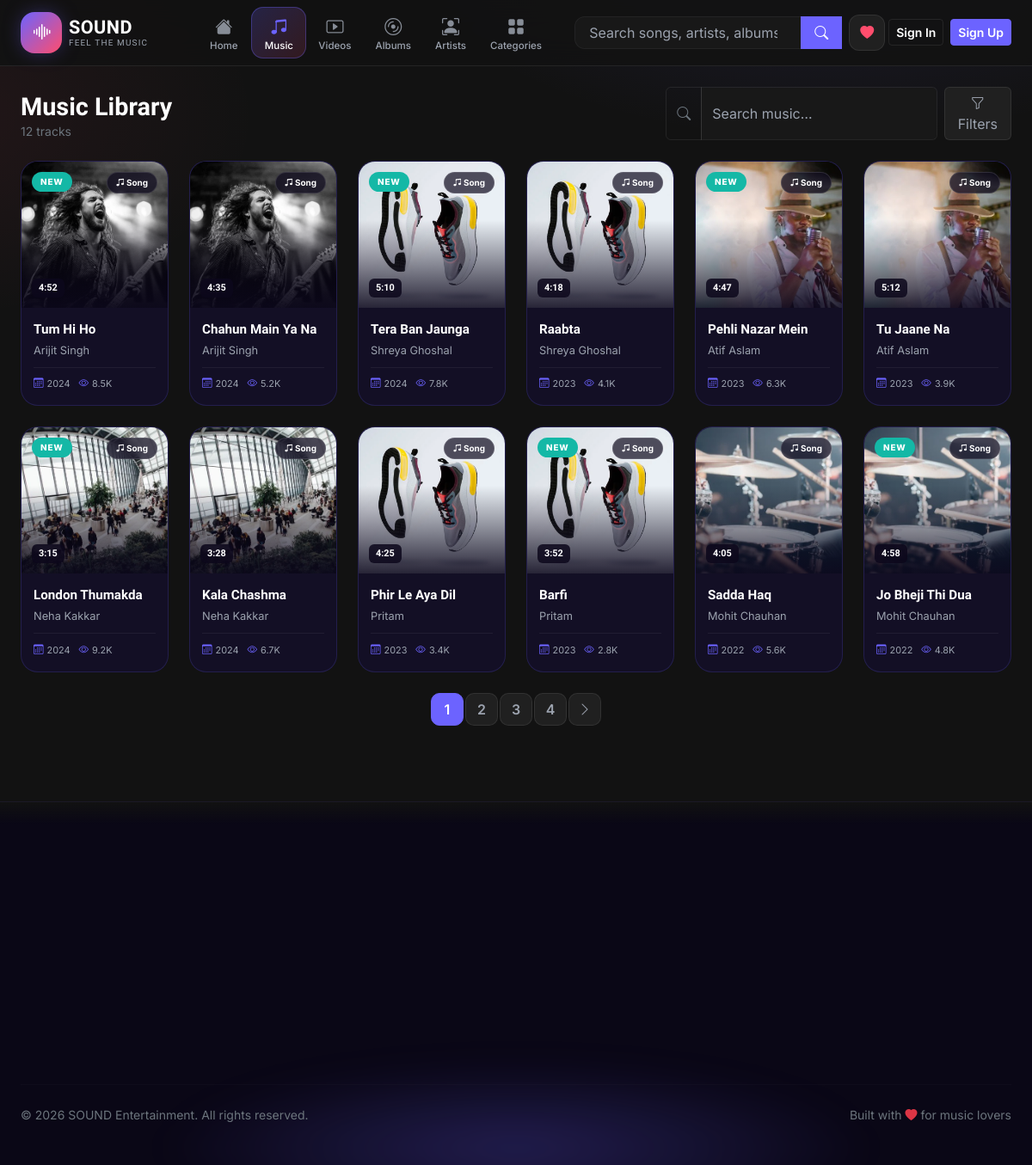
The app's page /music.php with its own data.
### tables this page shows
CREATE TABLE IF NOT EXISTS songs (
  id INT AUTO_INCREMENT PRIMARY KEY,
  title VARCHAR(150) NOT NULL,
  description TEXT DEFAULT NULL,
  image_url VARCHAR(255) DEFAULT NULL,
  audio_url VARCHAR(255) DEFAULT NULL,
  artist_id INT DEFAULT NULL,
  album_id INT DEFAULT NULL,
  genre_id INT DEFAULT NULL,
  language_id INT DEFAULT NULL,
  year INT DEFAULT NULL,
  duration INT DEFAULT NULL,
  is_new TINYINT(1) NOT NULL DEFAULT 0,
  views INT NOT NULL DEFAULT 0,
  created_at TIMESTAMP DEFAULT CURRENT_TIMESTAMP,
  FOREIGN KEY (artist_id) REFERENCES artists(id) ON DELETE SET NULL,
  FOREIGN KEY (album_id) REFERENCES albums(id) ON DELETE SET NULL,
  FOREIGN KEY (genre_id) REFERENCES genres(id) ON DELETE SET NULL,
  FOREIGN KEY (language_id) REFERENCES languages(id) ON DELETE SET NULL
);

CREATE TABLE IF NOT EXISTS artists (
  id INT AUTO_INCREMENT PRIMARY KEY,
  name VARCHAR(150) NOT NULL,
  bio TEXT DEFAULT NULL,
  image_url VARCHAR(255) DEFAULT NULL,
  social_facebook VARCHAR(255) DEFAULT NULL,
  social_twitter VARCHAR(255) DEFAULT NULL,
  social_instagram VARCHAR(255) DEFAULT NULL,
  created_at TIMESTAMP DEFAULT CURRENT_TIMESTAMP
);

### includes/models.php (called while the page is built, shortened)
<?php
require_once __DIR__ . '/functions.php';
function filter_songs(array $f): array {
    $where = []; $params = [];
    $whereSql = $where ? 'WHERE ' . implode(' AND ', $where) : '';
    $sort = $f['sort'] ?? 'newest';
    $order = match($sort) {
        'title' => 's.title ASC',
        'year' => 's.year DESC',
        'views' => 's.views DESC',
        default => 's.created_at DESC',
    };
    $stmt = db()->prepare("SELECT s.*, a.name AS artist_name, al.title AS album_title, g.name AS genre_name, l.name AS language_name
            FROM songs s
            LEFT JOIN artists a ON s.artist_id = a.id
            LEFT JOIN albums al ON s.album_id = al.id
            LEFT JOIN genres g ON s.genre_id = g.id
            LEFT JOIN languages l ON s.language_id = l.id
            $whereSql ORDER BY $order");
    $stmt->execute($params);
    return $stmt->fetchAll();
}

### music.php (the view, shortened to what this page needs)
<?php
require_once __DIR__ . '/includes/functions.php';
require_once __DIR__ . '/includes/models.php';
require_once __DIR__ . '/includes/media_card.php';
$filters = [
    'q' => trim($_GET['q'] ?? ''),
    'artist' => $_GET['artist'] ?? '',
    'genre' => $_GET['genre'] ?? '',
    'language' => $_GET['language'] ?? '',
    'album' => $_GET['album'] ?? '',
    'year' => $_GET['year'] ?? '',
    'sort' => $_GET['sort'] ?? 'newest',
];
$songs = filter_songs($filters);
[$songs, $pagination] = paginate($songs, 12);
render_header('Music', 'music');
?>
<div class="container-fluid px-3 px-lg-4 py-4">
    <div class="d-flex flex-column flex-md-row align-items-md-end justify-content-between gap-3 mb-4">
        <div>
            <h1 class="section-title">Music Library</h1>
            <p class="text-secondary small mb-0"><?= count($songs) ?> tracks</p>
        </div>
        <form class="d-flex gap-2" method="get" action="">
            <div class="input-group" style="min-width:240px">
                <span class="input-group-text bg-transparent border-ink text-secondary"><i class="bi bi-search"></i></span>
                <input type="search" name="q" value="<?= e($filters['q']) ?>" class="form-control" placeholder="Search music…">
            </div>
            <button type="button" class="btn btn-ghost" data-bs-toggle="collapse" data-bs-target="#filterPanel"><i class="bi bi-funnel"></i> Filters</button>
        </form>
    </div>
    <?php if (empty($songs)): ?>
        <div class="empty-state"><i class="bi bi-music-note-beamed"></i><p>No music matches your filters.</p></div>
    <?php else: ?>
        <div class="row g-3 g-lg-4">
            <?php foreach ($songs as $s): render_media_card($s, 'song'); endforeach; ?>
        </div>
        <?= $pagination ?>
    <?php endif; ?>
</div>
<?php render_footer(); ?>

### includes/functions.php (shortened to what this page needs)
<?php
require_once __DIR__ . '/header.php';
require_once __DIR__ . '/footer.php';
function db() {
    static $pdo = null;
    if ($pdo === null) {
        $dsn = 'mysql:host=' . DB_HOST . ';dbname=' . DB_NAME . ';charset=utf8mb4';
        try {
            $pdo = new PDO($dsn, DB_USER, DB_PASS, [
                PDO::ATTR_ERRMODE => PDO::ERRMODE_EXCEPTION,
                PDO::ATTR_DEFAULT_FETCH_MODE => PDO::FETCH_ASSOC,
                PDO::ATTR_EMULATE_PREPARES => false,
            ]);
        } catch (PDOException $e) {
            error_log('Database connection failed: ' . $e->getMessage());
            http_response_code(500);
            include __DIR__ . '/../500.php';
            exit;
        }
    }
    return $pdo;
}
function e($value): string {
    return htmlspecialchars((string)$value, ENT_QUOTES, 'UTF-8');
}
function url(string $path = ''): string {
    $path = ltrim($path, '/');
    return BASE_URL . '/' . $path;
}
function media_url(?string $path): string {
    return url($path);
}
function asset(string $path): string {
    return url('assets/' . ltrim($path, '/'));
}
function is_logged_in(): bool {
    return isset($_SESSION['user_id']);
}
function current_user(): ?array {
    if (!is_logged_in()) return null;
    return [
        'id' => $_SESSION['user_id'],
        'username' => $_SESSION['username'],
        'full_name' => $_SESSION['full_name'],
        'email' => $_SESSION['email'],
        'role' => $_SESSION['user_role'],
    ];
}
function format_duration(?int $seconds): string {
    $m = floor($seconds / 60);
    $s = $seconds % 60;
    return $m . ':' . str_pad((string)$s, 2, '0', STR_PAD_LEFT);
}
function paginate(array $items, int $perPage = 12, string $paramName = 'p'): array {
    $total = count($items);
    $pages = max(1, ceil($total / $perPage));
    $current = max(1, min((int)($_GET[$paramName] ?? 1), $pages));
    $offset = ($current - 1) * $perPage;
    $pageItems = array_slice($items, $offset, $perPage);
    $html = '';
    if ($pages > 1) {
        $queryParams = $_GET;
        unset($queryParams[$paramName]);
        $base = http_build_query($queryParams);
        $url = basename($_SERVER['PHP_SELF']) . ($base ? "?$base&" : '?');
        $html = '<nav class="d-flex justify-content-center mt-4"><ul class="pagination">';
        for ($i = 1; $i <= $pages; $i++) {
            if ($i == 1 || $i == $pages || abs($i - $current) <= 2) {
                $html .= '<li class="page-item ' . ($i == $current ? 'active' : '') . '"><a class="page-link" href="' . $url . $paramName . '=' . $i . '">' . $i . '</a></li>';
            } elseif ($i == 2 || $i == $pages - 1) {
                $html .= '<li class="page-item disabled"><span class="page-link">…</span></li>';
            }
        }
        if ($current < $pages) $html .= '<li class="page-item"><a class="page-link" href="' . $url . $paramName . '=' . ($current + 1) . '"><i class="bi bi-chevron-right"></i></a></li>';
        $html .= '</ul></nav>';
    }
    return [$pageItems, $html];
}

### includes/header.php (shortened to what this page needs)
<?php
require_once __DIR__ . '/../includes/functions.php';
function render_header(string $title = '', string $active = '', string $description = ''): void {
    $user = current_user();
    $navItems = [
        ['url' => 'index.php',      'label' => 'Home',       'key' => 'home',       'icon' => 'bi-house-fill'],
        ['url' => 'music.php',      'label' => 'Music',      'key' => 'music',      'icon' => 'bi-music-note-beamed'],
        ['url' => 'videos.php',     'label' => 'Videos',     'key' => 'videos',     'icon' => 'bi-play-btn'],
        ['url' => 'albums.php',     'label' => 'Albums',     'key' => 'albums',     'icon' => 'bi-disc'],
        ['url' => 'artists.php',    'label' => 'Artists',    'key' => 'artists',    'icon' => 'bi-person-bounding-box'],
        ['url' => 'categories.php', 'label' => 'Categories', 'key' => 'categories', 'icon' => 'bi-grid-fill'],
    ];
    ?>
<!DOCTYPE html>
<html lang="en" data-bs-theme="dark">
<head>
    <link href="https://cdn.jsdelivr.net/npm/bootstrap@5.3.3/dist/css/bootstrap.min.css" rel="stylesheet">
    <link href="https://cdn.jsdelivr.net/npm/bootstrap-icons@1.11.3/font/bootstrap-icons.min.css" rel="stylesheet">
    <link href="<?= asset('css/style.css') ?>" rel="stylesheet">
</head>
<body>
<header class="site-header sticky-top">
    <nav class="navbar navbar-expand-lg">
        <div class="container-fluid px-3 px-lg-4 d-flex align-items-center gap-2 gap-lg-3">
            <a class="navbar-brand d-flex align-items-center gap-2 flex-shrink-0" href="<?= url('index.php') ?>">
                <span class="brand-logo"><i class="bi bi-soundwave"></i></span>
                <span class="d-flex flex-column lh-1">
                    <span class="brand-name">SOUND</span>
                    <span class="brand-tagline">Feel The Music</span>
                </span>
            </a>
            <div class="collapse navbar-collapse" id="mainNav">
                <ul class="navbar-nav mx-auto mb-2 mb-lg-0">
                    <?php foreach ($navItems as $item): ?>
                        <li class="nav-item">
                            <a class="nav-vpill <?= $active === $item['key'] ? 'active' : '' ?>" href="<?= url($item['url']) ?>">
                                <i class="bi <?= $item['icon'] ?>"></i>
                                <span><?= e($item['label']) ?></span>
                            </a>
                        </li>
                    <?php endforeach; ?>
                </ul>
                <form class="d-flex my-2 my-lg-0 search-form" action="<?= url('search.php') ?>" method="get" role="search">
                    <div class="input-group">
                        <input class="form-control srch-input" type="search" name="q" id="globalSearch" placeholder="Search songs, artists, albums…" autocomplete="off" aria-label="Search">
                        <button class="btn btn-search-submit" type="submit"><i class="bi bi-search"></i></button>
                    </div>
                </form>
                <ul class="navbar-nav align-items-lg-center gap-1 flex-row flex-wrap ms-lg-2">
                    <li class="nav-item">
                        <a href="<?= url($user ? 'dashboard.php?tab=favourites' : 'login.php') ?>" class="nav-icon-btn position-relative" aria-label="Favourites">
                            <i class="bi bi-heart-fill text-pink"></i>
                        </a>
                    </li>
                    <?php if ($user): ?>
                        <li class="nav-item dropdown">
                            <a class="nav-link d-flex align-items-center gap-2 ps-1 py-0" href="#" role="button" data-bs-toggle="dropdown" aria-expanded="false" style="--bs-dropdown-toggle-icon-display:none">
                                <span class="avatar"><?= strtoupper(substr($user['username'], 0, 1)) ?></span>
                                <i class="bi bi-chevron-down text-secondary small d-none d-xl-inline"></i>
                            </a>
                            <ul class="dropdown-menu dropdown-menu-end">
                                <li class="px-3 py-2"><span class="text-white fw-600 small"><?= e($user['username']) ?></span><br><span class="text-secondary" style="font-size:0.72rem"><?= e($user['email'] ?? '') ?></span></li>
                                <li><hr class="dropdown-divider"></li>
                                <li><a class="dropdown-item" href="<?= url('dashboard.php') ?>"><i class="bi bi-speedometer2 me-2"></i>Dashboard</a></li>
                                <li><a class="dropdown-item" href="<?= url('playlists.php') ?>"><i class="bi bi-music-note-list me-2"></i>Playlists</a></li>
                                <li><a class="dropdown-item" href="<?= url('profile.php') ?>"><i class="bi bi-person me-2"></i>Profile</a></li>
                                <?php if ($user['role'] === 'admin'): ?>
                                    <li><hr class="dropdown-divider"></li>
                                    <li><a class="dropdown-item text-warning" href="<?= url('admin/index.php') ?>"><i class="bi bi-shield-lock me-2"></i>Admin Panel</a></li>
                                <?php endif; ?>
                                <li><hr class="dropdown-divider"></li>
                                <li><a class="dropdown-item text-danger-soft" href="<?= url('logout.php') ?>"><i class="bi bi-box-arrow-right me-2"></i>Logout</a></li>
                            </ul>
                        </li>
                    <?php else: ?>
                        <li class="nav-item"><a class="btn btn-outline-light btn-sm me-1" href="<?= url('login.php') ?>">Sign In</a></li>
                        <li class="nav-item"><a class="btn btn-primary btn-sm" href="<?= url('register.php') ?>">Sign Up</a></li>
                    <?php endif; ?>
                </ul>
            </div>
        </div>
    </nav>
</header>
<main id="main">
<?php
}

### includes/media_card.php (shortened to what this page needs)
<?php
function render_media_card(array $item, string $type): void {
    $img = media_url($item['image_url']);
    $link = $type === 'video' ? 'video_detail.php?id=' . $item['id'] : 'song_detail.php?id=' . $item['id'];
    $icon = $type === 'video' ? 'bi-play-btn' : 'bi-music-note-beamed';
    $label = $type === 'video' ? 'Video' : 'Song';
    $dur = isset($item['duration']) ? format_duration($item['duration']) : '';
    $rawViews = intval($item['views'] ?? 0);
    $views = $rawViews >= 1000 ? round($rawViews / 1000, 1) . 'K' : $rawViews;
    $year = $item['year'] ?? '';
    ?>
    <div class="col-6 col-md-4 col-lg-3 col-xl-2">
        <a href="<?= url($link) ?>" class="mc-card text-decoration-none d-block">
            <div class="mc-thumb">
                <img src="<?= e($img) ?>" alt="<?= e($item['title']) ?>" loading="lazy">
                <div class="mc-thumb-overlay"></div>
                <?php if (!empty($item['is_new'])): ?><span class="mc-badge-new">NEW</span><?php endif; ?>
                <span class="mc-badge-type"><i class="bi <?= $icon ?>"></i> <?= $label ?></span>
                <?php if ($dur): ?><span class="mc-duration"><?= e($dur) ?></span><?php endif; ?>
            </div>
            <div class="mc-info">
                <p class="mc-title"><?= e($item['title']) ?></p>
                <p class="mc-artist"><?= e($item['artist_name'] ?? 'Unknown') ?></p>
                <div class="mc-meta">
                    <?php if ($year): ?><span class="mc-meta-item"><i class="bi bi-calendar3"></i> <?= e($year) ?></span><?php endif; ?>
                    <span class="mc-meta-item"><i class="bi bi-eye"></i> <?= $views ?></span>
                </div>
            </div>
        </a>
    </div>
    <?php
}

### includes/footer.php (shortened to what this page needs)
<?php
function render_footer(): void {
    $year = date('Y');
?>
</main>
<footer class="site-footer mt-5">
    <div class="container-fluid px-3 px-lg-4 py-5">
        <div class="row g-4 g-lg-5">
        </div>
        <hr class="footer-divider my-4">
        <div class="d-flex flex-column flex-md-row justify-content-between align-items-center gap-2">
            <p class="small text-secondary mb-0">&copy; <?= $year ?> SOUND Entertainment. All rights reserved.</p>
            <p class="small text-secondary mb-0">Built with <i class="bi bi-heart-fill text-danger"></i> for music lovers</p>
        </div>
    </div>
</footer>
</body>
</html>
<?php
}

### records on screen
songs: image_url (picture), is_new "NEW", duration "4:52", title "Tum Hi Ho", artist.name "Arijit Singh", year "2024", views "8.5K"
songs: image_url (picture), duration "4:35", title "Chahun Main Ya Na", artist.name "Arijit Singh", year "2024", views "5.2K"
songs: image_url (picture), is_new "NEW", duration "5:10", title "Tera Ban Jaunga", artist.name "Shreya Ghoshal", year "2024", views "7.8K"
songs: image_url (picture), duration "4:18", title "Raabta", artist.name "Shreya Ghoshal", year "2023", views "4.1K"
songs: image_url (picture), is_new "NEW", duration "4:47", title "Pehli Nazar Mein", artist.name "Atif Aslam", year "2023", views "6.3K"
songs: image_url (picture), duration "5:12", title "Tu Jaane Na", artist.name "Atif Aslam", year "2023", views "3.9K"
songs: image_url (picture), is_new "NEW", duration "3:15", title "London Thumakda", artist.name "Neha Kakkar", year "2024", views "9.2K"
songs: image_url (picture), duration "3:28", title "Kala Chashma", artist.name "Neha Kakkar", year "2024", views "6.7K"
songs: image_url (picture), duration "4:25", title "Phir Le Aya Dil", artist.name "Pritam", year "2023", views "3.4K"
songs: image_url (picture), is_new "NEW", duration "3:52", title "Barfi", artist.name "Pritam", year "2023", views "2.8K"
songs: image_url (picture), duration "4:05", title "Sadda Haq", artist.name "Mohit Chauhan", year "2022", views "5.6K"
songs: image_url (picture), is_new "NEW", duration "4:58", title "Jo Bheji Thi Dua", artist.name "Mohit Chauhan", year "2022", views "4.8K"

### other values on screen
$item['label'] "Home"
$item['label'] "Music"
$item['label'] "Videos"
$item['label'] "Albums"
$item['label'] "Artists"
$item['label'] "Categories"
count($songs) "12"
$year "2026"
